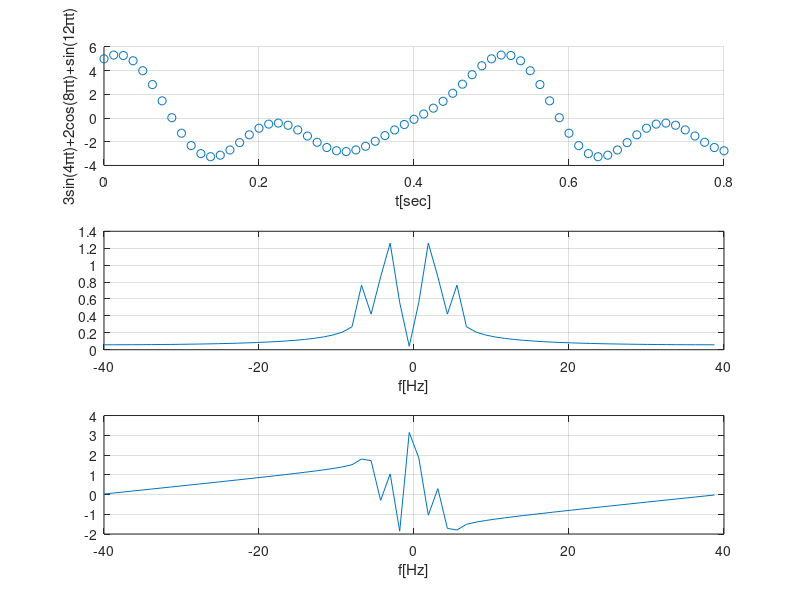

Source code (MATLAB):
% Συνάρτηση FFT sinc
clear all,close all,clc
Fs=80; % sampling frequency  80Hz
Ts=1/Fs;
t=0:Ts:.8;
N=length(t);
x=3*cos(4*pi*t)+2*cos(8*pi*t)+sin(12*pi*t);
figure(1)
subplot(311),scatter(t,x,'k.'),grid on,xlabel('t[sec]'),ylabel('3sin(4πt)+2cos(8πt)+sin(12πt)')
Xf=fftshift(fft(x))/N;
BW=Fs; % BandWidth=10^4=10kHz
df=BW/N; %βήμα στη συχνότητα
f=-BW/2:df:BW/2-df;
subplot(312),plot(f,abs(Xf)),grid on,xlabel('f[Hz]') % φάσμα πλάτους
subplot(313),plot(f,angle(Xf)),grid on,xlabel('f[Hz]') % φάσμα φάσης
